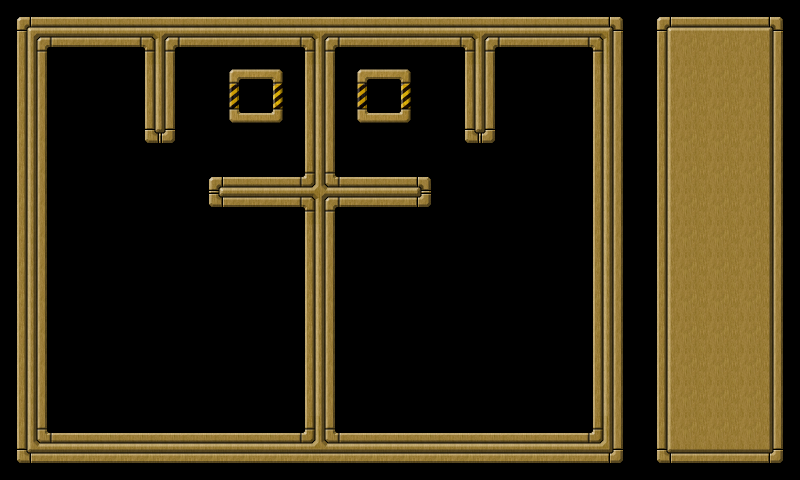

Tiled map render using the project's own tile images. Description and the map definition, with tile-layer contents summarised, below:
An orthogonal 25x15 tile map with 32x32 px tiles, 2 tile layers (background, controlpanel) and 43 objects (wall001, wall002, wall003, wall004, wall005, ...).

<map version="1.0" orientation="orthogonal" width="25" height="15" tilewidth="32" tileheight="32">
 <tileset firstgid="1" name="tileset" tilewidth="32" tileheight="32">
  <image source="tileset.png" width="160" height="448" />
 </tileset>
 <layer name="background" width="20" height="15">
  <data>[300 cells, 300 non-empty, 18 distinct tile ids]</data>
 </layer>
 <layer name="controlpanel" width="25" height="15">
  <data>[375 cells, 75 non-empty, 9 distinct tile ids]</data>
 </layer>
 <objectgroup name="objects" width="20" height="15">
  <object name="wall001" x="0" y="0" width="592" height="48">
   <properties>
    <property name="objClass" value="wall" />
   </properties>
  </object>
  <object name="wall002" x="592" y="0" width="48" height="432">
   <properties>
    <property name="objClass" value="wall" />
   </properties>
  </object>
  <object name="wall003" x="48" y="432" width="592" height="48">
   <properties>
    <property name="objClass" value="wall" />
   </properties>
  </object>
  <object name="wall004" x="0" y="48" width="48" height="432">
   <properties>
    <property name="objClass" value="wall" />
   </properties>
  </object>
  <object name="wall005" x="208" y="176" width="96" height="32">
   <properties>
    <property name="objClass" value="wall" />
   </properties>
  </object>
  <object name="wall006" x="336" y="176" width="96" height="32">
   <properties>
    <property name="objClass" value="wall" />
   </properties>
  </object>
  <object name="wall007" x="144" y="48" width="32" height="96">
   <properties>
    <property name="objClass" value="wall" />
   </properties>
  </object>
  <object name="wall008" x="464" y="48" width="32" height="96">
   <properties>
    <property name="objClass" value="wall" />
   </properties>
  </object>
  <object name="wall009" x="304" y="48" width="32" height="384">
   <properties>
    <property name="objClass" value="wall" />
   </properties>
  </object>
  <object name="star001" x="520" y="392" width="16" height="16">
   <properties>
    <property name="objClass" value="star" />
   </properties>
  </object>
  <object name="star002" x="552" y="392" width="16" height="16">
   <properties>
    <property name="objClass" value="star" />
   </properties>
  </object>
  <object name="star003" x="552" y="360" width="16" height="16">
   <properties>
    <property name="objClass" value="star" />
   </properties>
  </object>
  <object name="star004" x="552" y="200" width="16" height="16">
   <properties>
    <property name="objClass" value="star" />
   </properties>
  </object>
  <object name="star005" x="520" y="200" width="16" height="16">
   <properties>
    <property name="objClass" value="star" />
   </properties>
  </object>
  <object name="star006" x="488" y="200" width="16" height="16">
   <properties>
    <property name="objClass" value="star" />
   </properties>
  </object>
  <object name="star007" x="488" y="232" width="16" height="16">
   <properties>
    <property name="objClass" value="star" />
   </properties>
  </object>
  <object name="star008" x="520" y="232" width="16" height="16">
   <properties>
    <property name="objClass" value="star" />
   </properties>
  </object>
  <object name="star009" x="488" y="264" width="16" height="16">
   <properties>
    <property name="objClass" value="star" />
   </properties>
  </object>
  <object name="star010" x="392" y="296" width="16" height="16">
   <properties>
    <property name="objClass" value="star" />
   </properties>
  </object>
  <object name="star011" x="104" y="72" width="16" height="16">
   <properties>
    <property name="objClass" value="star" />
   </properties>
  </object>
  <object name="star012" x="552" y="104" width="16" height="16">
   <properties>
    <property name="objClass" value="star" />
   </properties>
  </object>
  <object name="star013" x="520" y="72" width="16" height="16">
   <properties>
    <property name="objClass" value="star" />
   </properties>
  </object>
  <object name="star014" x="552" y="72" width="16" height="16">
   <properties>
    <property name="objClass" value="star" />
   </properties>
  </object>
  <object name="star015" x="104" y="392" width="16" height="16">
   <properties>
    <property name="objClass" value="star" />
   </properties>
  </object>
  <object name="star016" x="72" y="392" width="16" height="16">
   <properties>
    <property name="objClass" value="star" />
   </properties>
  </object>
  <object name="star017" x="72" y="360" width="16" height="16">
   <properties>
    <property name="objClass" value="star" />
   </properties>
  </object>
  <object name="star018" x="136" y="264" width="16" height="16">
   <properties>
    <property name="objClass" value="star" />
   </properties>
  </object>
  <object name="star019" x="136" y="232" width="16" height="16">
   <properties>
    <property name="objClass" value="star" />
   </properties>
  </object>
  <object name="star020" x="136" y="200" width="16" height="16">
   <properties>
    <property name="objClass" value="star" />
   </properties>
  </object>
  <object name="star021" x="104" y="232" width="16" height="16">
   <properties>
    <property name="objClass" value="star" />
   </properties>
  </object>
  <object name="star022" x="104" y="200" width="16" height="16">
   <properties>
    <property name="objClass" value="star" />
   </properties>
  </object>
  <object name="star023" x="72" y="200" width="16" height="16">
   <properties>
    <property name="objClass" value="star" />
   </properties>
  </object>
  <object name="star024" x="72" y="104" width="16" height="16">
   <properties>
    <property name="objClass" value="star" />
   </properties>
  </object>
  <object name="star025" x="72" y="72" width="16" height="16">
   <properties>
    <property name="objClass" value="star" />
   </properties>
  </object>
  <object name="star026" x="424" y="328" width="16" height="16">
   <properties>
    <property name="objClass" value="star" />
   </properties>
  </object>
  <object name="star027" x="424" y="296" width="16" height="16">
   <properties>
    <property name="objClass" value="star" />
   </properties>
  </object>
  <object name="star028" x="232" y="296" width="16" height="16">
   <properties>
    <property name="objClass" value="star" />
   </properties>
  </object>
  <object name="star029" x="200" y="296" width="16" height="16">
   <properties>
    <property name="objClass" value="star" />
   </properties>
  </object>
  <object name="star030" x="200" y="328" width="16" height="16">
   <properties>
    <property name="objClass" value="star" />
   </properties>
  </object>
  <object name="goal001" x="376" y="88" width="16" height="16">
   <properties>
    <property name="objClass" value="goal" />
   </properties>
   <ellipse />
  </object>
  <object name="goal002" x="248" y="88" width="16" height="16">
   <properties>
    <property name="objClass" value="goal" />
   </properties>
   <ellipse />
  </object>
  <object name="goodball001" x="258" y="386" width="29" height="29">
   <properties>
    <property name="objClass" value="goodball" />
   </properties>
   <ellipse />
  </object>
  <object name="goodball002" x="354" y="386" width="29" height="29">
   <properties>
    <property name="objClass" value="goodball" />
   </properties>
   <ellipse />
  </object>
 </objectgroup>
</map>
